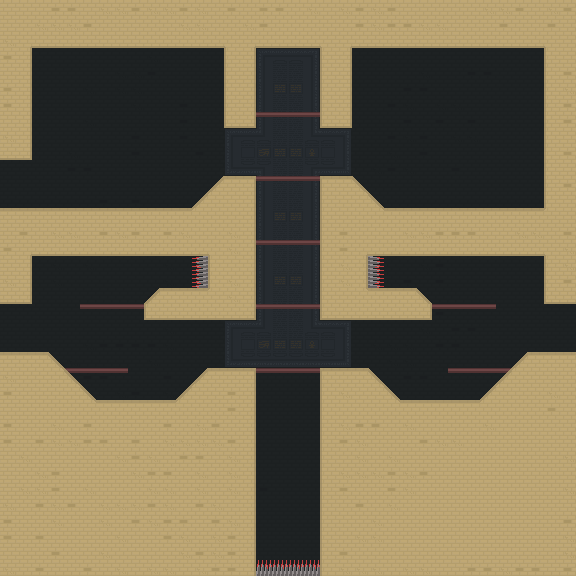

Below is a game level as drawn by its tile map, then a one-line description and the .tmx that defines it (tile-layer data replaced by summaries):
An orthogonal 36x36 tile map with 16x16 px tiles, 3 tile layers (background, platforms, walls) and 14 objects (7x crate, 3x exit, 3x killbox, spawn).

<map version="1.0" orientation="orthogonal" renderorder="right-down" width="36" height="36" tilewidth="16" tileheight="16" nextobjectid="49">
 <tileset firstgid="1" source="../../tileset.tsx" />
 <layer name="background" width="36" height="36">
  <data>[1296 cells, 1296 non-empty, 22 distinct tile ids]</data>
 </layer>
 <layer name="platforms" width="36" height="36">
  <data>[1296 cells, 39 non-empty, 1 distinct tile ids]</data>
 </layer>
 <layer name="walls" width="36" height="36">
  <data>[1296 cells, 732 non-empty, 21 distinct tile ids]</data>
 </layer>
 <objectgroup name="objects">
  <object id="2" name="tomb_spawn" type="spawn" x="480" y="160" width="32" height="48" />
  <object id="8" name="entry" type="exit" x="-16" y="160" width="32" height="48">
   <properties>
    <property name="target" value="entrance.upper_level" />
   </properties>
  </object>
  <object id="12" name="loop_right" type="exit" x="560" y="304" width="32" height="48">
   <properties>
    <property name="target" value="tomb.loop_left" />
   </properties>
  </object>
  <object id="15" name="loop_left" type="exit" x="-16" y="304" width="32" height="48">
   <properties>
    <property name="target" value="tomb.loop_right" />
   </properties>
  </object>
  <object id="21" type="killbox" x="368" y="256" width="16" height="32" />
  <object id="25" type="killbox" x="192" y="256" width="16" height="32" />
  <object id="26" type="killbox" x="256" y="560" width="64" height="16" />
  <object id="35" type="crate" x="320" y="336" width="16" height="16" />
  <object id="43" type="crate" x="320" y="320" width="16" height="16" />
  <object id="44" type="crate" x="336" y="336" width="16" height="16" />
  <object id="45" type="crate" x="336" y="320" width="16" height="16" />
  <object id="46" type="crate" x="352" y="352" width="16" height="16" />
  <object id="47" type="crate" x="336" y="352" width="16" height="16" />
  <object id="48" type="crate" x="320" y="352" width="16" height="16" />
 </objectgroup>
</map>
